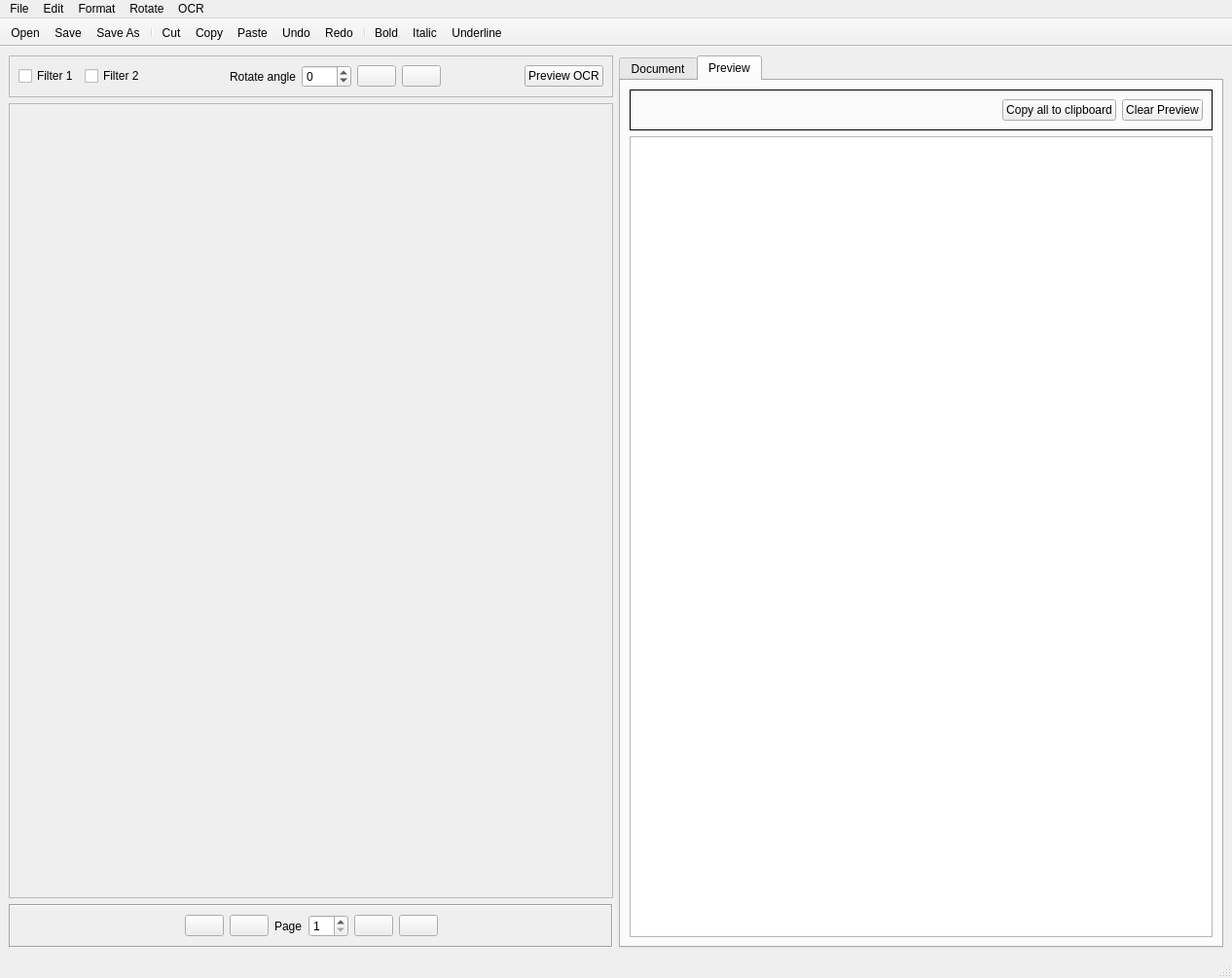
<?xml version="1.0" encoding="UTF-8"?>
<ui version="4.0">
 <class>MainWindowOCR</class>
 <widget class="QMainWindow" name="MainWindowOCR">
  <property name="geometry">
   <rect>
    <x>0</x>
    <y>0</y>
    <width>1266</width>
    <height>1005</height>
   </rect>
  </property>
  <property name="sizePolicy">
   <sizepolicy hsizetype="MinimumExpanding" vsizetype="MinimumExpanding">
    <horstretch>0</horstretch>
    <verstretch>0</verstretch>
   </sizepolicy>
  </property>
  <property name="windowTitle">
   <string>MainWindow</string>
  </property>
  <widget class="QWidget" name="centralwidget">
   <layout class="QGridLayout" name="gridLayout">
    <item row="0" column="0">
     <widget class="QFrame" name="frame_checks">
      <property name="sizePolicy">
       <sizepolicy hsizetype="Preferred" vsizetype="Fixed">
        <horstretch>0</horstretch>
        <verstretch>0</verstretch>
       </sizepolicy>
      </property>
      <property name="minimumSize">
       <size>
        <width>0</width>
        <height>37</height>
       </size>
      </property>
      <property name="frameShape">
       <enum>QFrame::StyledPanel</enum>
      </property>
      <property name="frameShadow">
       <enum>QFrame::Plain</enum>
      </property>
      <layout class="QHBoxLayout" name="horizontalLayout">
       <item>
        <widget class="QCheckBox" name="checkBox_Filt1">
         <property name="text">
          <string>Filter 1</string>
         </property>
        </widget>
       </item>
       <item>
        <widget class="QCheckBox" name="checkBox_Filt2">
         <property name="text">
          <string>Filter 2</string>
         </property>
        </widget>
       </item>
       <item>
        <spacer name="horizontalSpacer_3">
         <property name="orientation">
          <enum>Qt::Horizontal</enum>
         </property>
         <property name="sizeHint" stdset="0">
          <size>
           <width>40</width>
           <height>20</height>
          </size>
         </property>
        </spacer>
       </item>
       <item>
        <widget class="QLabel" name="label">
         <property name="text">
          <string>Rotate angle</string>
         </property>
        </widget>
       </item>
       <item>
        <widget class="QSpinBox" name="spinBox_Rotate">
         <property name="buttonSymbols">
          <enum>QAbstractSpinBox::UpDownArrows</enum>
         </property>
         <property name="minimum">
          <number>-360</number>
         </property>
         <property name="maximum">
          <number>360</number>
         </property>
         <property name="singleStep">
          <number>1</number>
         </property>
         <property name="displayIntegerBase">
          <number>10</number>
         </property>
        </widget>
       </item>
       <item>
        <widget class="QPushButton" name="pushButton_CCW">
         <property name="text">
          <string/>
         </property>
         <property name="icon">
          <iconset resource="textbox.qrc">
           <normaloff>:/newPrefix/icons/Fatcow-Farm-Fresh-Arrow-rotate-anticlockwise.ico</normaloff>:/newPrefix/icons/Fatcow-Farm-Fresh-Arrow-rotate-anticlockwise.ico</iconset>
         </property>
        </widget>
       </item>
       <item>
        <widget class="QPushButton" name="pushButton_CW">
         <property name="text">
          <string/>
         </property>
         <property name="icon">
          <iconset resource="textbox.qrc">
           <normaloff>:/newPrefix/icons/Fatcow-Farm-Fresh-Arrow-rotate-clockwise.ico</normaloff>:/newPrefix/icons/Fatcow-Farm-Fresh-Arrow-rotate-clockwise.ico</iconset>
         </property>
        </widget>
       </item>
       <item>
        <spacer name="horizontalSpacer_2">
         <property name="orientation">
          <enum>Qt::Horizontal</enum>
         </property>
         <property name="sizeHint" stdset="0">
          <size>
           <width>40</width>
           <height>20</height>
          </size>
         </property>
        </spacer>
       </item>
       <item>
        <widget class="QPushButton" name="pushButton_OCR">
         <property name="text">
          <string>Preview OCR</string>
         </property>
         <property name="icon">
          <iconset>
           <normaloff>:/newPrefix/icons/preview.png</normaloff>:/newPrefix/icons/preview.png</iconset>
         </property>
         <property name="autoRepeat">
          <bool>false</bool>
         </property>
         <property name="autoRepeatDelay">
          <number>300</number>
         </property>
        </widget>
       </item>
      </layout>
     </widget>
    </item>
    <item row="1" column="0">
     <widget class="QScrollArea" name="scrollArea">
      <property name="sizePolicy">
       <sizepolicy hsizetype="MinimumExpanding" vsizetype="MinimumExpanding">
        <horstretch>0</horstretch>
        <verstretch>0</verstretch>
       </sizepolicy>
      </property>
      <property name="minimumSize">
       <size>
        <width>425</width>
        <height>550</height>
       </size>
      </property>
      <property name="widgetResizable">
       <bool>true</bool>
      </property>
      <widget class="QWidget" name="scrollAreaWidgetContents">
       <property name="geometry">
        <rect>
         <x>0</x>
         <y>0</y>
         <width>613</width>
         <height>788</height>
        </rect>
       </property>
       <property name="sizePolicy">
        <sizepolicy hsizetype="Fixed" vsizetype="Fixed">
         <horstretch>0</horstretch>
         <verstretch>0</verstretch>
        </sizepolicy>
       </property>
       <property name="minimumSize">
        <size>
         <width>595</width>
         <height>770</height>
        </size>
       </property>
       <layout class="QVBoxLayout" name="verticalLayout">
        <item>
         <widget class="QLabelMouseWheel" name="label_Image">
          <property name="sizePolicy">
           <sizepolicy hsizetype="Fixed" vsizetype="Fixed">
            <horstretch>0</horstretch>
            <verstretch>0</verstretch>
           </sizepolicy>
          </property>
          <property name="minimumSize">
           <size>
            <width>595</width>
            <height>770</height>
           </size>
          </property>
          <property name="maximumSize">
           <size>
            <width>595</width>
            <height>770</height>
           </size>
          </property>
          <property name="acceptDrops">
           <bool>true</bool>
          </property>
          <property name="text">
           <string/>
          </property>
          <property name="pixmap">
           <pixmap resource="textbox.qrc">:/newPrefix/mfmc logo 2015.jpg</pixmap>
          </property>
          <property name="scaledContents">
           <bool>true</bool>
          </property>
         </widget>
        </item>
       </layout>
      </widget>
     </widget>
    </item>
    <item row="2" column="0">
     <widget class="QFrame" name="frame_3">
      <property name="frameShape">
       <enum>QFrame::Box</enum>
      </property>
      <property name="frameShadow">
       <enum>QFrame::Sunken</enum>
      </property>
      <layout class="QHBoxLayout" name="horizontalLayout_3">
       <item>
        <spacer name="horizontalSpacer_4">
         <property name="orientation">
          <enum>Qt::Horizontal</enum>
         </property>
         <property name="sizeHint" stdset="0">
          <size>
           <width>40</width>
           <height>20</height>
          </size>
         </property>
        </spacer>
       </item>
       <item>
        <widget class="QPushButton" name="pushButton_FirstPage">
         <property name="text">
          <string/>
         </property>
         <property name="icon">
          <iconset resource="textbox.qrc">
           <normaloff>:/newPrefix/icons/Saki-NuoveXT-Actions-arrow-left-end.ico</normaloff>:/newPrefix/icons/Saki-NuoveXT-Actions-arrow-left-end.ico</iconset>
         </property>
        </widget>
       </item>
       <item>
        <widget class="QPushButton" name="pushButton_PrevPage">
         <property name="text">
          <string/>
         </property>
         <property name="icon">
          <iconset resource="textbox.qrc">
           <normaloff>:/newPrefix/icons/Saki-NuoveXT-Actions-arrow-left.ico</normaloff>:/newPrefix/icons/Saki-NuoveXT-Actions-arrow-left.ico</iconset>
         </property>
        </widget>
       </item>
       <item>
        <widget class="QLabel" name="label_2">
         <property name="text">
          <string>Page</string>
         </property>
        </widget>
       </item>
       <item>
        <widget class="QSpinBox" name="spinBox_Page">
         <property name="minimum">
          <number>1</number>
         </property>
        </widget>
       </item>
       <item>
        <widget class="QPushButton" name="pushButton_NextPage">
         <property name="text">
          <string/>
         </property>
         <property name="icon">
          <iconset resource="textbox.qrc">
           <normaloff>:/newPrefix/icons/Saki-NuoveXT-Actions-arrow-right.ico</normaloff>:/newPrefix/icons/Saki-NuoveXT-Actions-arrow-right.ico</iconset>
         </property>
        </widget>
       </item>
       <item>
        <widget class="QPushButton" name="pushButton_LastPage">
         <property name="text">
          <string/>
         </property>
         <property name="icon">
          <iconset resource="textbox.qrc">
           <normaloff>:/newPrefix/icons/Saki-NuoveXT-Actions-arrow-right-end.ico</normaloff>:/newPrefix/icons/Saki-NuoveXT-Actions-arrow-right-end.ico</iconset>
         </property>
        </widget>
       </item>
       <item>
        <spacer name="horizontalSpacer_5">
         <property name="orientation">
          <enum>Qt::Horizontal</enum>
         </property>
         <property name="sizeHint" stdset="0">
          <size>
           <width>40</width>
           <height>20</height>
          </size>
         </property>
        </spacer>
       </item>
      </layout>
     </widget>
    </item>
    <item row="0" column="1" rowspan="3">
     <widget class="QTabWidget" name="tabWidget">
      <property name="sizePolicy">
       <sizepolicy hsizetype="MinimumExpanding" vsizetype="MinimumExpanding">
        <horstretch>0</horstretch>
        <verstretch>0</verstretch>
       </sizepolicy>
      </property>
      <property name="minimumSize">
       <size>
        <width>425</width>
        <height>550</height>
       </size>
      </property>
      <property name="currentIndex">
       <number>1</number>
      </property>
      <widget class="QWidget" name="tab_Document">
       <attribute name="title">
        <string>Document</string>
       </attribute>
       <layout class="QVBoxLayout" name="verticalLayout_2">
        <item>
         <widget class="QFrame" name="frame">
          <property name="frameShape">
           <enum>QFrame::StyledPanel</enum>
          </property>
          <property name="frameShadow">
           <enum>QFrame::Raised</enum>
          </property>
         </widget>
        </item>
        <item>
         <widget class="QTextEdit" name="textEdit_Main">
          <property name="sizePolicy">
           <sizepolicy hsizetype="MinimumExpanding" vsizetype="Expanding">
            <horstretch>0</horstretch>
            <verstretch>0</verstretch>
           </sizepolicy>
          </property>
          <property name="toolTipDuration">
           <number>0</number>
          </property>
         </widget>
        </item>
       </layout>
      </widget>
      <widget class="QWidget" name="tab_Preview">
       <attribute name="title">
        <string>Preview</string>
       </attribute>
       <layout class="QVBoxLayout" name="verticalLayout_3">
        <item>
         <widget class="QFrame" name="frame_2">
          <property name="frameShape">
           <enum>QFrame::Box</enum>
          </property>
          <property name="frameShadow">
           <enum>QFrame::Plain</enum>
          </property>
          <layout class="QHBoxLayout" name="horizontalLayout_2">
           <item>
            <spacer name="horizontalSpacer">
             <property name="orientation">
              <enum>Qt::Horizontal</enum>
             </property>
             <property name="sizeHint" stdset="0">
              <size>
               <width>40</width>
               <height>20</height>
              </size>
             </property>
            </spacer>
           </item>
           <item>
            <widget class="QPushButton" name="pushButton_ToClip">
             <property name="text">
              <string>Copy all to clipboard</string>
             </property>
            </widget>
           </item>
           <item>
            <widget class="QPushButton" name="pushButton_Clear">
             <property name="text">
              <string>Clear Preview</string>
             </property>
            </widget>
           </item>
          </layout>
         </widget>
        </item>
        <item>
         <widget class="QTextEdit" name="textEdit_Preview"/>
        </item>
       </layout>
      </widget>
     </widget>
    </item>
   </layout>
  </widget>
  <widget class="QMenuBar" name="menubar">
   <property name="geometry">
    <rect>
     <x>0</x>
     <y>0</y>
     <width>1266</width>
     <height>21</height>
    </rect>
   </property>
   <widget class="QMenu" name="menuFile">
    <property name="title">
     <string>File</string>
    </property>
    <addaction name="actionOpen_File"/>
    <addaction name="action_Save"/>
    <addaction name="actionSave_As"/>
    <addaction name="separator"/>
    <addaction name="actionQuit"/>
   </widget>
   <widget class="QMenu" name="menuEdit">
    <property name="title">
     <string>Edit</string>
    </property>
    <addaction name="actionUndo"/>
    <addaction name="actionRedo"/>
    <addaction name="separator"/>
    <addaction name="actionCut"/>
    <addaction name="actionCopy"/>
    <addaction name="actionPaste"/>
    <addaction name="separator"/>
    <addaction name="actionSelect_all"/>
   </widget>
   <widget class="QMenu" name="menuOCR">
    <property name="title">
     <string>OCR</string>
    </property>
    <addaction name="actionOCR_Page"/>
   </widget>
   <widget class="QMenu" name="menuFormat">
    <property name="title">
     <string>Format</string>
    </property>
    <addaction name="actionBold"/>
    <addaction name="actionItalic"/>
    <addaction name="actionUnderline"/>
   </widget>
   <widget class="QMenu" name="menuRotate">
    <property name="title">
     <string>Rotate</string>
    </property>
    <addaction name="actionCW90"/>
    <addaction name="action180"/>
    <addaction name="actionCCW90"/>
   </widget>
   <addaction name="menuFile"/>
   <addaction name="menuEdit"/>
   <addaction name="menuFormat"/>
   <addaction name="menuRotate"/>
   <addaction name="menuOCR"/>
  </widget>
  <widget class="QStatusBar" name="statusbar"/>
  <widget class="QToolBar" name="toolBar">
   <property name="windowTitle">
    <string>toolBar</string>
   </property>
   <property name="movable">
    <bool>false</bool>
   </property>
   <property name="toolButtonStyle">
    <enum>Qt::ToolButtonTextUnderIcon</enum>
   </property>
   <property name="floatable">
    <bool>false</bool>
   </property>
   <attribute name="toolBarArea">
    <enum>TopToolBarArea</enum>
   </attribute>
   <attribute name="toolBarBreak">
    <bool>false</bool>
   </attribute>
   <addaction name="actionOpen_File"/>
   <addaction name="action_Save"/>
   <addaction name="actionSave_As"/>
   <addaction name="separator"/>
   <addaction name="actionCut"/>
   <addaction name="actionCopy"/>
   <addaction name="actionPaste"/>
   <addaction name="actionUndo"/>
   <addaction name="actionRedo"/>
   <addaction name="separator"/>
   <addaction name="actionBold"/>
   <addaction name="actionItalic"/>
   <addaction name="actionUnderline"/>
  </widget>
  <action name="actionOpen_File">
   <property name="icon">
    <iconset resource="textbox.qrc">
     <normaloff>:/newPrefix/icons/Saki-NuoveXT-2-Folder-open.ico</normaloff>:/newPrefix/icons/Saki-NuoveXT-2-Folder-open.ico</iconset>
   </property>
   <property name="text">
    <string>Open</string>
   </property>
   <property name="shortcut">
    <string>Ctrl+O</string>
   </property>
  </action>
  <action name="action_Save">
   <property name="icon">
    <iconset resource="textbox.qrc">
     <normaloff>:/newPrefix/icons/Saki-NuoveXT-2-Actions-document-save.ico</normaloff>:/newPrefix/icons/Saki-NuoveXT-2-Actions-document-save.ico</iconset>
   </property>
   <property name="text">
    <string>Save</string>
   </property>
   <property name="shortcut">
    <string>Ctrl+S</string>
   </property>
  </action>
  <action name="actionSave_As">
   <property name="icon">
    <iconset resource="textbox.qrc">
     <normaloff>:/newPrefix/icons/Saki-NuoveXT-2-Actions-document-save-as.ico</normaloff>:/newPrefix/icons/Saki-NuoveXT-2-Actions-document-save-as.ico</iconset>
   </property>
   <property name="text">
    <string>Save As</string>
   </property>
  </action>
  <action name="actionQuit">
   <property name="icon">
    <iconset>
     <normaloff>:/newPrefix/icons/close.png</normaloff>:/newPrefix/icons/close.png</iconset>
   </property>
   <property name="text">
    <string>Quit</string>
   </property>
  </action>
  <action name="actionCut">
   <property name="icon">
    <iconset resource="textbox.qrc">
     <normaloff>:/newPrefix/icons/Saki-NuoveXT-2-Actions-cut.ico</normaloff>:/newPrefix/icons/Saki-NuoveXT-2-Actions-cut.ico</iconset>
   </property>
   <property name="text">
    <string>Cut</string>
   </property>
   <property name="shortcut">
    <string>Ctrl+X</string>
   </property>
  </action>
  <action name="actionCopy">
   <property name="icon">
    <iconset resource="textbox.qrc">
     <normaloff>:/newPrefix/icons/Saki-NuoveXT-2-Actions-edit-copy.ico</normaloff>:/newPrefix/icons/Saki-NuoveXT-2-Actions-edit-copy.ico</iconset>
   </property>
   <property name="text">
    <string>Copy</string>
   </property>
   <property name="shortcut">
    <string>Ctrl+C</string>
   </property>
  </action>
  <action name="actionPaste">
   <property name="icon">
    <iconset resource="textbox.qrc">
     <normaloff>:/newPrefix/icons/Saki-NuoveXT-2-Actions-clipboard.ico</normaloff>:/newPrefix/icons/Saki-NuoveXT-2-Actions-clipboard.ico</iconset>
   </property>
   <property name="text">
    <string>Paste</string>
   </property>
   <property name="shortcut">
    <string>Ctrl+V</string>
   </property>
  </action>
  <action name="actionOCR_Page">
   <property name="icon">
    <iconset>
     <normaloff>:/newPrefix/icons/preview.png</normaloff>:/newPrefix/icons/preview.png</iconset>
   </property>
   <property name="text">
    <string>Preview OCR</string>
   </property>
  </action>
  <action name="actionUndo">
   <property name="icon">
    <iconset resource="textbox.qrc">
     <normaloff>:/newPrefix/icons/Saki-NuoveXT-2-Actions-blue-arrow-undo.ico</normaloff>:/newPrefix/icons/Saki-NuoveXT-2-Actions-blue-arrow-undo.ico</iconset>
   </property>
   <property name="text">
    <string>Undo</string>
   </property>
   <property name="shortcut">
    <string>Ctrl+Z</string>
   </property>
  </action>
  <action name="actionRedo">
   <property name="icon">
    <iconset resource="textbox.qrc">
     <normaloff>:/newPrefix/icons/Saki-NuoveXT-2-Actions-blue-arrow-redo.ico</normaloff>:/newPrefix/icons/Saki-NuoveXT-2-Actions-blue-arrow-redo.ico</iconset>
   </property>
   <property name="text">
    <string>Redo</string>
   </property>
   <property name="shortcut">
    <string>Ctrl+Y</string>
   </property>
  </action>
  <action name="actionBold">
   <property name="checkable">
    <bool>true</bool>
   </property>
   <property name="icon">
    <iconset resource="textbox.qrc">
     <normaloff>:/newPrefix/icons/Saki-NuoveXT-2-Actions-format-text-bold.ico</normaloff>:/newPrefix/icons/Saki-NuoveXT-2-Actions-format-text-bold.ico</iconset>
   </property>
   <property name="text">
    <string>Bold</string>
   </property>
   <property name="shortcut">
    <string>Ctrl+B</string>
   </property>
  </action>
  <action name="actionItalic">
   <property name="checkable">
    <bool>true</bool>
   </property>
   <property name="icon">
    <iconset resource="textbox.qrc">
     <normaloff>:/newPrefix/icons/Saki-NuoveXT-2-Actions-format-text-italic.ico</normaloff>:/newPrefix/icons/Saki-NuoveXT-2-Actions-format-text-italic.ico</iconset>
   </property>
   <property name="text">
    <string>Italic</string>
   </property>
   <property name="shortcut">
    <string>Ctrl+I</string>
   </property>
  </action>
  <action name="actionUnderline">
   <property name="checkable">
    <bool>true</bool>
   </property>
   <property name="icon">
    <iconset resource="textbox.qrc">
     <normaloff>:/newPrefix/icons/Saki-NuoveXT-2-Actions-format-text-underline.ico</normaloff>:/newPrefix/icons/Saki-NuoveXT-2-Actions-format-text-underline.ico</iconset>
   </property>
   <property name="text">
    <string>Underline</string>
   </property>
   <property name="shortcut">
    <string>Ctrl+U</string>
   </property>
  </action>
  <action name="actionSelect_all">
   <property name="text">
    <string>Select all</string>
   </property>
   <property name="shortcut">
    <string>Ctrl+A</string>
   </property>
  </action>
  <action name="actionAttributions">
   <property name="text">
    <string>Attributions</string>
   </property>
  </action>
  <action name="actionCW90">
   <property name="icon">
    <iconset resource="textbox.qrc">
     <normaloff>:/newPrefix/icons/Fatcow-Farm-Fresh-Arrow-rotate-clockwise.ico</normaloff>:/newPrefix/icons/Fatcow-Farm-Fresh-Arrow-rotate-clockwise.ico</iconset>
   </property>
   <property name="text">
    <string>Rotate 90 CW</string>
   </property>
  </action>
  <action name="action180">
   <property name="text">
    <string>Rotate 180</string>
   </property>
  </action>
  <action name="actionCCW90">
   <property name="icon">
    <iconset resource="textbox.qrc">
     <normaloff>:/newPrefix/icons/Fatcow-Farm-Fresh-Arrow-rotate-anticlockwise.ico</normaloff>:/newPrefix/icons/Fatcow-Farm-Fresh-Arrow-rotate-anticlockwise.ico</iconset>
   </property>
   <property name="text">
    <string>Rotate 90 CCW</string>
   </property>
  </action>
 </widget>
 <customwidgets>
  <customwidget>
   <class>QLabelMouseWheel</class>
   <extends>QLabel</extends>
   <header>QOveride.h</header>
  </customwidget>
 </customwidgets>
 <resources>
  <include location="textbox.qrc"/>
 </resources>
 <connections/>
</ui>
